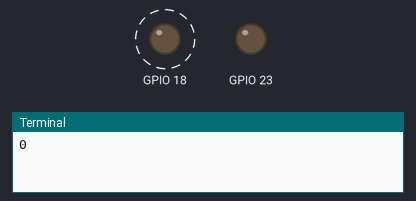
A program run on a simulated Raspberry Pi (BCM pin numbers). On the bench: output pins drawn as LEDs (lit = HIGH), the last lines printed to the terminal. Dashed ring = blinking.

Above: at 0.5 s.
At 3.5 s:
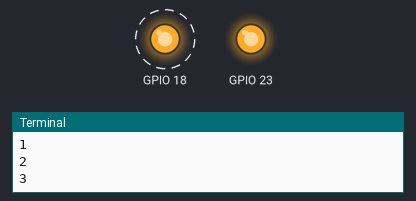
Timing chart, 0 to 5.2 s (numbered marks = the images above):
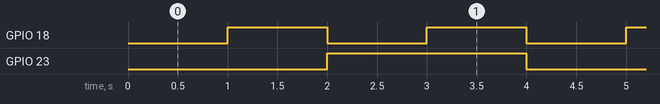

The program:

P5.two-bit_binary_up_counter.py
```python
import RPi.GPIO as GPIO
import time
GPIO.setmode(GPIO.BCM)
GPIO.setwarnings(False)
GPIO.setup(18,GPIO.OUT)
GPIO.setup(23,GPIO.OUT)

while True:
    GPIO.output(18,GPIO.LOW)
    GPIO.output(23,GPIO.LOW)
    print("0")
    time.sleep(1)

    GPIO.output(23,GPIO.LOW)
    GPIO.output(18,GPIO.HIGH)
    print("1")
    time.sleep(1)

    GPIO.output(23,GPIO.HIGH)
    GPIO.output(18,GPIO.LOW)
    print("2")
    time.sleep(1)

    GPIO.output(23,GPIO.HIGH)
    GPIO.output(18,GPIO.HIGH)
    print("3")
    time.sleep(1)
```

Measured:
- by itself, GPIO 18: alternates HIGH for 1.0 s and LOW for 1.0 s
- by itself, GPIO 23: alternates HIGH for 2.0 s and LOW for 2.0 s
- by itself, everything shown: repeats every 4.0 s, in 4 steps
